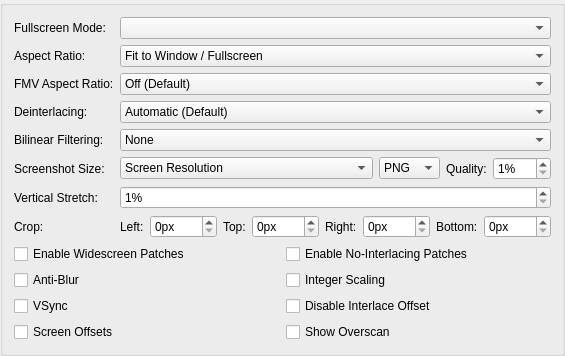
     <widget class="QGroupBox" name="gameDisplayTab">
      <attribute name="title">
       <string>Display</string>
      </attribute>
      <layout class="QFormLayout" name="formLayout_7">
       <item row="0" column="0">
        <widget class="QLabel" name="label_28">
         <property name="text">
          <string>Fullscreen Mode:</string>
         </property>
        </widget>
       </item>
       <item row="0" column="1">
        <widget class="NoScrollQComboBox" name="fullscreenModes"/>
       </item>
       <item row="1" column="0">
        <widget class="QLabel" name="label_27">
         <property name="text">
          <string>Aspect Ratio:</string>
         </property>
        </widget>
       </item>
       <item row="1" column="1">
        <widget class="NoScrollQComboBox" name="aspectRatio">
         <item>
          <property name="text">
           <string>Fit to Window / Fullscreen</string>
          </property>
         </item>
         <item>
          <property name="text">
           <string>Auto Standard (4:3 Interlaced / 3:2 Progressive)</string>
          </property>
         </item>
         <item>
          <property name="text">
           <string>Standard (4:3)</string>
          </property>
         </item>
         <item>
          <property name="text">
           <string>Widescreen (16:9)</string>
          </property>
         </item>
        </widget>
       </item>
       <item row="2" column="0">
        <widget class="QLabel" name="label_22">
         <property name="text">
          <string>FMV Aspect Ratio:</string>
         </property>
        </widget>
       </item>
       <item row="2" column="1">
        <widget class="NoScrollQComboBox" name="fmvAspectRatio">
         <item>
          <property name="text">
           <string>Off (Default)</string>
          </property>
         </item>
         <item>
          <property name="text">
           <string>Auto Standard (4:3 Interlaced / 3:2 Progressive)</string>
          </property>
         </item>
         <item>
          <property name="text">
           <string>Standard (4:3)</string>
          </property>
         </item>
         <item>
          <property name="text">
           <string>Widescreen (16:9)</string>
          </property>
         </item>
        </widget>
       </item>
       <item row="3" column="0">
        <widget class="QLabel" name="label_23">
         <property name="text">
          <string>Deinterlacing:</string>
         </property>
        </widget>
       </item>
       <item row="3" column="1">
        <widget class="NoScrollQComboBox" name="interlacing">
         <item>
          <property name="text">
           <string>Automatic (Default)</string>
          </property>
         </item>
         <item>
          <property name="text">
           <string>None (Interlaced, also used by Progressive)</string>
          </property>
         </item>
         <item>
          <property name="text">
           <string extracomment="Weave: deinterlacing method that can be translated or left as-is in English. Sawtooth: refers to the jagged effect weave deinterlacing has on motion.">Weave (Top Field First, Sawtooth)</string>
          </property>
         </item>
         <item>
          <property name="text">
           <string extracomment="Weave: deinterlacing method that can be translated or left as-is in English. Sawtooth: refers to the jagged effect weave deinterlacing has on motion.">Weave (Bottom Field First, Sawtooth)</string>
          </property>
         </item>
         <item>
          <property name="text">
           <string extracomment="Bob: deinterlacing method that refers to the way it makes video look like it's bobbing up and down.">Bob (Top Field First, Full Frames)</string>
          </property>
         </item>
         <item>
          <property name="text">
           <string extracomment="Bob: deinterlacing method that refers to the way it makes video look like it's bobbing up and down.">Bob (Bottom Field First, Full Frames)</string>
          </property>
         </item>
         <item>
          <property name="text">
           <string extracomment="Blend: deinterlacing method that blends the colors of the two frames, can be translated or left as-is in English.">Blend (Top Field First, Merge 2 Fields)</string>
          </property>
         </item>
         <item>
          <property name="text">
           <string extracomment="Blend: deinterlacing method that blends the colors of the two frames, can be translated or left as-is in English.">Blend (Bottom Field First, Merge 2 Fields)</string>
          </property>
         </item>
         <item>
          <property name="text">
           <string extracomment="Adaptive: deinterlacing method that should be translated.">Adaptive (Top Field First, Similar to Bob + Weave)</string>
          </property>
         </item>
         <item>
          <property name="text">
           <string extracomment="Adaptive: deinterlacing method that should be translated.">Adaptive (Bottom Field First, Similar to Bob + Weave)</string>
          </property>
         </item>
        </widget>
       </item>
       <item row="4" column="0">
        <widget class="QLabel" name="label_18">
         <property name="text">
          <string>Bilinear Filtering:</string>
         </property>
        </widget>
       </item>
       <item row="4" column="1">
        <widget class="NoScrollQComboBox" name="bilinearFiltering">
         <item>
          <property name="text">
           <string>None</string>
          </property>
         </item>
         <item>
          <property name="text">
           <string extracomment="Smooth: Refers to the texture clarity.">Bilinear (Smooth)</string>
          </property>
         </item>
         <item>
          <property name="text">
           <string extracomment="Sharp: Refers to the texture clarity.">Bilinear (Sharp)</string>
          </property>
         </item>
        </widget>
       </item>
       <item row="6" column="0">
        <widget class="QLabel" name="label_24">
         <property name="text">
          <string>Vertical Stretch:</string>
         </property>
        </widget>
       </item>
       <item row="6" column="1">
        <widget class="NoScrollQSpinBox" name="stretchY">
         <property name="suffix">
          <string extracomment="Percentage sign that shows next to a value. You might want to add a space before if your language requires it.">%</string>
         </property>
         <property name="minimum">
          <number>1</number>
         </property>
         <property name="maximum">
          <number>300</number>
         </property>
        </widget>
       </item>
       <item row="7" column="0">
        <widget class="QLabel" name="label_26">
         <property name="text">
          <string>Crop:</string>
         </property>
        </widget>
       </item>
       <item row="7" column="1">
        <layout class="QHBoxLayout" name="horizontalLayout_3" stretch="0,1,0,1,0,1,0,1">
         <item>
          <widget class="QLabel" name="label_39">
           <property name="text">
            <string extracomment="Warning: short space constraints. Abbreviate if necessary.">Left:</string>
           </property>
          </widget>
         </item>
         <item>
          <widget class="NoScrollQSpinBox" name="cropLeft">
           <property name="suffix">
            <string>px</string>
           </property>
           <property name="maximum">
            <number>1000</number>
           </property>
          </widget>
         </item>
         <item>
          <widget class="QLabel" name="label_25">
           <property name="text">
            <string extracomment="Warning: short space constraints. Abbreviate if necessary.">Top:</string>
           </property>
          </widget>
         </item>
         <item>
          <widget class="NoScrollQSpinBox" name="cropTop">
           <property name="suffix">
            <string>px</string>
           </property>
           <property name="maximum">
            <number>1000</number>
           </property>
          </widget>
         </item>
         <item>
          <widget class="QLabel" name="label_40">
           <property name="text">
            <string extracomment="Warning: short space constraints. Abbreviate if necessary.">Right:</string>
           </property>
          </widget>
         </item>
         <item>
          <widget class="NoScrollQSpinBox" name="cropRight">
           <property name="suffix">
            <string>px</string>
           </property>
           <property name="maximum">
            <number>1000</number>
           </property>
          </widget>
         </item>
         <item>
          <widget class="QLabel" name="label_41">
           <property name="text">
            <string extracomment="Warning: short space constraints. Abbreviate if necessary.">Bottom:</string>
           </property>
          </widget>
         </item>
         <item>
          <widget class="NoScrollQSpinBox" name="cropBottom">
           <property name="suffix">
            <string>px</string>
           </property>
           <property name="maximum">
            <number>1000</number>
           </property>
          </widget>
         </item>
        </layout>
       </item>
       <item row="8" column="0" colspan="2">
        <layout class="QGridLayout" name="gridLayout_5">
         <item row="3" column="0">
          <widget class="QCheckBox" name="PCRTCOffsets">
           <property name="text">
            <string>Screen Offsets</string>
           </property>
          </widget>
         </item>
         <item row="1" column="1">
          <widget class="QCheckBox" name="integerScaling">
           <property name="text">
            <string>Integer Scaling</string>
           </property>
          </widget>
         </item>
         <item row="2" column="0">
          <widget class="QCheckBox" name="vsync">
           <property name="text">
            <string>VSync</string>
           </property>
          </widget>
         </item>
         <item row="3" column="1">
          <widget class="QCheckBox" name="PCRTCOverscan">
           <property name="text">
            <string>Show Overscan</string>
           </property>
          </widget>
         </item>
         <item row="0" column="0">
          <widget class="QCheckBox" name="widescreenPatches">
           <property name="text">
            <string>Enable Widescreen Patches</string>
           </property>
          </widget>
         </item>
         <item row="0" column="1">
          <widget class="QCheckBox" name="noInterlacingPatches">
           <property name="text">
            <string>Enable No-Interlacing Patches</string>
           </property>
          </widget>
         </item>
         <item row="1" column="0">
          <widget class="QCheckBox" name="PCRTCAntiBlur">
           <property name="text">
            <string>Anti-Blur</string>
           </property>
           <property name="shortcut">
            <string>Ctrl+S</string>
           </property>
          </widget>
         </item>
         <item row="2" column="1">
          <widget class="QCheckBox" name="DisableInterlaceOffset">
           <property name="text">
            <string>Disable Interlace Offset</string>
           </property>
          </widget>
         </item>
        </layout>
       </item>
       <item row="5" column="0">
        <widget class="QLabel" name="label_21">
         <property name="text">
          <string>Screenshot Size:</string>
         </property>
        </widget>
       </item>
       <item row="5" column="1">
        <layout class="QHBoxLayout" name="horizontalLayout_2" stretch="1,0,0,0">
         <item>
          <widget class="NoScrollQComboBox" name="screenshotSize">
           <item>
            <property name="text">
             <string>Screen Resolution</string>
            </property>
           </item>
           <item>
            <property name="text">
             <string>Internal Resolution</string>
            </property>
           </item>
           <item>
            <property name="text">
             <string>Internal Resolution (Aspect Uncorrected)</string>
            </property>
           </item>
          </widget>
         </item>
         <item>
          <widget class="NoScrollQComboBox" name="screenshotFormat">
           <item>
            <property name="text">
             <string>PNG</string>
            </property>
           </item>
           <item>
            <property name="text">
             <string>JPEG</string>
            </property>
           </item>
          </widget>
         </item>
         <item>
          <widget class="QLabel" name="label_44">
           <property name="text">
            <string>Quality:</string>
           </property>
          </widget>
         </item>
         <item>
          <widget class="NoScrollQSpinBox" name="screenshotQuality">
           <property name="suffix">
            <string>%</string>
           </property>
           <property name="minimum">
            <number>1</number>
           </property>
           <property name="maximum">
            <number>100</number>
           </property>
          </widget>
         </item>
        </layout>
       </item>
      </layout>
     </widget>
